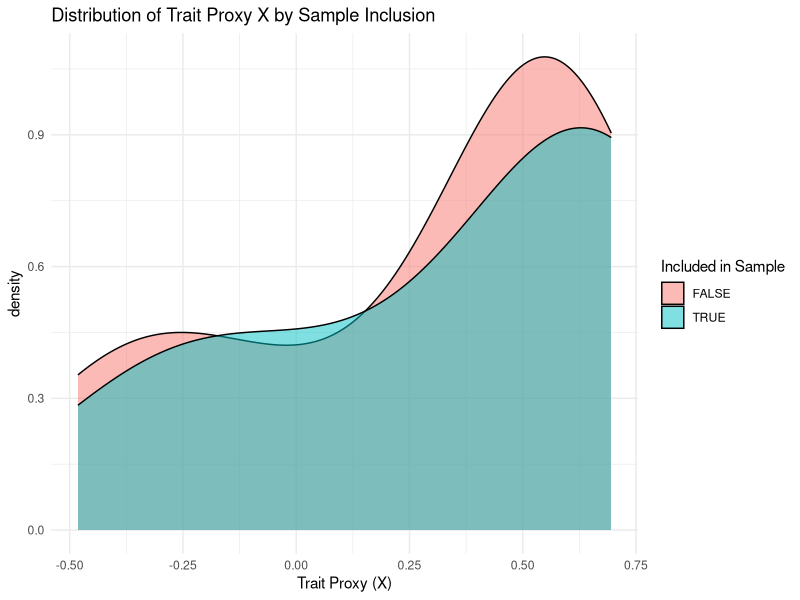
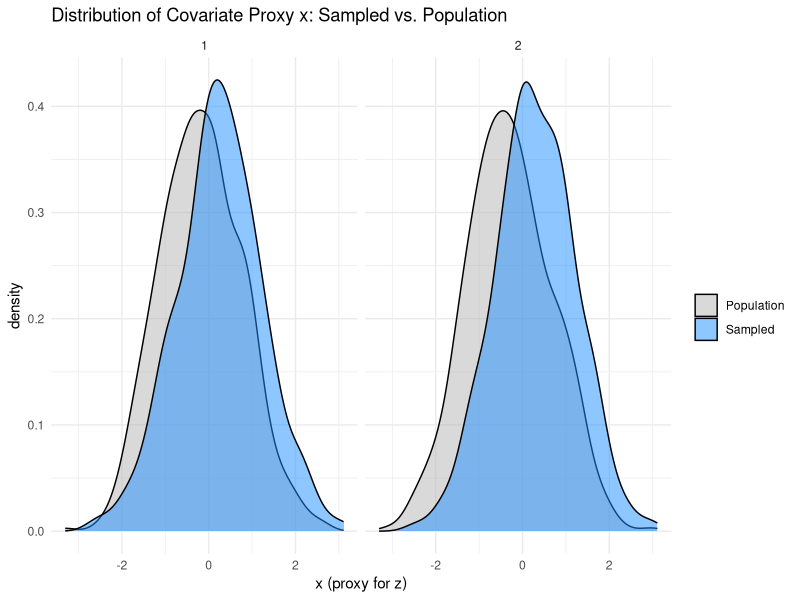

Write R code to recreate these figures, in order.
## ---- chunk 1
knitr::opts_chunk$set(echo = TRUE)
## ---- chunk 2
# Load required libraries
library(dplyr)
library(ggplot2)
library(tidyr)
## ---- chunk 3
set.seed(301)

n_sites <- 1000
years <- c(1, 2)
nspecies <- 20  # increased to 20 species

# Site covariates for occupancy and inclusion
z_base <- rnorm(n_sites)
z_year2 <- z_base + rnorm(n_sites, mean = 0, sd = 0.3)

# Expand site-year grid
site_year_df <- expand.grid(site = 1:n_sites, year = years) %>%
  arrange(site, year) %>%
  mutate(
    z = ifelse(year == 1, z_base[site], z_year2[site])
  )

# Generate sample inclusion once for all site-years
gamma_0 <- -1.2
gamma_year <- 0.5
gamma_z <- 0.7
gamma_int <- 0.5

site_year_df <- site_year_df %>%
  mutate(
    logit_pi = gamma_0 + gamma_year * year + gamma_z * z + gamma_int * year * z,
    pi = plogis(logit_pi),
    I = rbinom(n = n(), size = 1, prob = pi)
  ) %>%
  select(site, year, z, I)
## ---- chunk 4
simulate_occupancy <- function(alpha, beta_year, beta_z, z_vals) {
  z <- z_vals$z
  n <- nrow(z_vals)
  
  logit_phi <- alpha + beta_year * z_vals$year + beta_z * z
  phi <- plogis(logit_phi)
  Y <- rbinom(n = n, size = 1, prob = phi)
  
  data.frame(
    site = z_vals$site,
    year = z_vals$year,
    z = z,
    Y = Y,
    phi = phi
  )
}
## ---- chunk 5
species_params <- lapply(1:nspecies, function(i) {
  list(
    alpha = runif(1, -1.5, 0.5),       # baseline occupancy
    beta_year = runif(1, -0.8, 0.4),   # some declining, some increasing
    beta_z = runif(1, -0.5, 1)        # positive covariate effect
  )
})
names(species_params) <- paste0("sp", 1:nspecies)

# Simulate all species
species_data_list <- lapply(names(species_params), function(sp_name) {
  p <- species_params[[sp_name]]
  occ_data <- simulate_occupancy(
    alpha = p$alpha,
    beta_year = p$beta_year,
    beta_z = p$beta_z,
    z_vals = site_year_df
  )
  occ_data$species <- sp_name
  return(occ_data)
})

# Combine species and add shared inclusion
all_species <- bind_rows(species_data_list) %>%
  left_join(site_year_df[, c("site", "year", "I")], by = c("site", "year"))

# Filter sampled sites
sampled_data <- all_species %>% filter(I == 1)
## ---- chunk 6
compute_growth <- function(df) {
  df %>%
    group_by(species, year) %>%
    summarise(mean_occ = mean(Y), .groups = "drop") %>%
    pivot_wider(names_from = year, values_from = mean_occ, names_prefix = "year_") %>%
    mutate(growth_rate = year_2 / year_1)
}

growth_all <- compute_growth(all_species) %>%
  mutate(dataset = "all")

growth_sampled <- compute_growth(sampled_data) %>%
  mutate(dataset = "sampled")

growth_summary <- bind_rows(growth_all, growth_sampled) %>%
  select(species, dataset, year_1, year_2, growth_rate)
## ---- chunk 7
# Extract trait (beta_z) per species from species_params
traits_df <- data.frame(
  species = names(species_params),
  trait = sapply(species_params, function(p) p$beta_z)
)

# Define parameters for trait-based inclusion
gamma_0 <- -1   # baseline inclusion probability on logit scale
gamma_1 <- 2    # strength of trait effect on inclusion

# Compute inclusion probabilities and simulate Bernoulli draws
traits_df <- traits_df %>%
  mutate(
    logit_pi = gamma_0 + gamma_1 * trait,
    pi = plogis(logit_pi),
    included_in_sample = rbinom(n = n(), size = 1, prob = pi) == 1
  )

# Remove any earlier inclusion or trait columns before joining
growth_summary <- growth_summary %>%
  select(-starts_with("included_in_sample"), -starts_with("trait")) %>%
  left_join(traits_df, by = "species") %>%
  mutate(
    log_growth_rate = log(growth_rate)
  )


# View updated summary
print(growth_summary)
## ---- chunk 8
growth_top <- growth_summary %>%
  filter(dataset == "all") %>%
  mutate(inclusion_numeric = as.numeric(included_in_sample))

y_sample_mean <- mean(growth_top$log_growth_rate[growth_top$included_in_sample])
y_pop_mean    <- mean(growth_top$log_growth_rate)
diff_mean     <- y_sample_mean - y_pop_mean

cor_inclusion_y <- cor(growth_top$inclusion_numeric, growth_top$log_growth_rate)
sd_y            <- sd(growth_top$log_growth_rate)
f               <- mean(growth_top$inclusion_numeric)
cor_identity    <- cor_inclusion_y * sd_y * sqrt((1 - f) / f)

result_check <- data.frame(
  mean_diff = diff_mean,
  correlation_identity = cor_identity
)

print(result_check)
## ---- chunk 9
# Create X = trait + epsilon (epsilon ~ N(0, 0.05))
growth_summary <- growth_summary %>%
  mutate(
    X = trait + rnorm(n(), mean = 0, sd = 0.05)
  )

# Split dataset to match analyst's access
# Only dataset == "all" has one row per species
growth_all_only <- growth_summary %>%
  filter(dataset == "all")

# The analyst only sees: 
# - log_growth_rate
# - X
# - inclusion status (but not the full population)
# So they might compare included vs. not-included X values to assess correlation

# 1. Analyst tries to assess whether inclusion depends on X
#    (proxy for trait that determines sampling bias)
cor_inclusion_X <- cor(growth_all_only$included_in_sample, growth_all_only$X)

# Compare the distribution of X for included vs. not
ggplot(growth_all_only, aes(x = X, fill = included_in_sample)) +
  geom_density(alpha = 0.5) +
  labs(title = "Distribution of Trait Proxy X by Sample Inclusion",
       x = "Trait Proxy (X)", fill = "Included in Sample") +
  theme_minimal()

# 2. Analyst uses sd(log growth rate) from sampled species as proxy for population sd
sd_log_growth_sample <- sd(growth_all_only$log_growth_rate[growth_all_only$included_in_sample])

# True population sd
sd_log_growth_pop <- sd(growth_all_only$log_growth_rate)

# Output both estimates
analyst_vs_true <- data.frame(
  what = c("cor(inclusion, growth rate)",
    "cor(inclusion, X)", 
           "sd(log growth) - sample", 
           "sd(log growth) - true"),
  value = c(cor_inclusion_y, cor_inclusion_X, sd_log_growth_sample, sd_log_growth_pop)
)

print(analyst_vs_true)
## ---- chunk 10
rho <- 0.5
n <- n_sites

# Generate epsilon
epsilon_base <- rnorm(n)
epsilon_year2 <- rnorm(n)

# x = rho * z + sqrt(1 - rho^2) * epsilon
x_base <- rho * z_base + sqrt(1 - rho^2) * epsilon_base
x_year2 <- rho * z_year2 + sqrt(1 - rho^2) * epsilon_year2

# Add to site_year_df
site_year_df$x <- ifelse(site_year_df$year == 1, x_base[site_year_df$site], x_year2[site_year_df$site])

# Prepare data
plot_df <- site_year_df %>%
  mutate(sampled = ifelse(I == 1, "Sampled", "Population"))

# Faceted density plot: one panel per year
ggplot(plot_df, aes(x = x, fill = sampled)) +
  geom_density(alpha = 0.5) +
  facet_wrap(~year) +
  scale_fill_manual(values = c("grey70", "dodgerblue")) +
  labs(
    title = "Distribution of Covariate Proxy x: Sampled vs. Population",
    x = "x (proxy for z)",
    fill = ""
  ) +
  theme_minimal()

ddc_summary <- all_species %>%
  group_by(species, year) %>%
  summarise(
    ddc = cor(I, Y),  # correlation between inclusion and occupancy
    .groups = "drop"
  )

print(ddc_summary)

# Merge in x
all_species <- all_species %>%
  left_join(site_year_df[, c("site", "year", "x")], by = c("site", "year"))

# Compare sample and population SD of occupancy by species and year
sd_summary <- all_species %>%
  group_by(species, year) %>%
  summarise(
    pop_sd = sd(Y),
    sample_sd = sd(Y[I == 1]),
    .groups = "drop"
  )

print(sd_summary)
